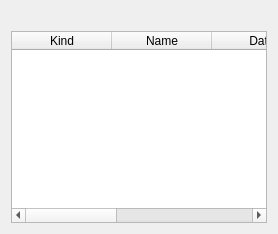
<?xml version="1.0" encoding="UTF-8"?>
<!--
  Project files window (ADR-019, UX v3): the current project's
  registered files in one table with a per-row menu. Loaded by
  gui/project_files_dialog.py through gui/ui_loader.py. The window title
  (it carries the object name) and the per-row "⋯" menus are data and
  stay in code; the header resize modes too (they address columns by
  index).
-->
<ui version="4.0">
 <class>ProjectFilesDialog</class>
 <widget class="QWidget" name="ProjectFilesDialog">
  <layout class="QVBoxLayout" name="vbox_files">
   <property name="layoutStretch"><string notr="true">0,1</string></property>
   <item><widget class="QLabel" name="lbl_status"><property name="text"><string/></property><property name="visible"><bool>false</bool></property></widget></item>
   <item>
    <widget class="QTableWidget" name="tbl">
     <property name="columnCount"><number>5</number></property>
     <property name="editTriggers"><set>QAbstractItemView::NoEditTriggers</set></property>
     <property name="selectionBehavior"><enum>QAbstractItemView::SelectRows</enum></property>
     <property name="selectionMode"><enum>QAbstractItemView::SingleSelection</enum></property>
     <property name="contextMenuPolicy"><enum>Qt::CustomContextMenu</enum></property>
     <attribute name="verticalHeaderVisible"><bool>false</bool></attribute>
     <column><property name="text"><string>Kind</string></property></column>
     <column><property name="text"><string>Name</string></property></column>
     <column><property name="text"><string>Date</string></property></column>
     <column><property name="text"><string>Size</string></property></column>
     <column><property name="text"><string/></property></column>
    </widget>
   </item>
  </layout>
 </widget>
 <resources/>
 <connections/>
</ui>
